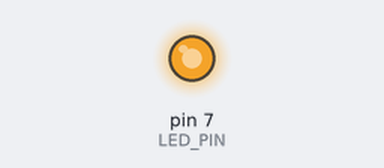
This sketch was run on a simulated Arduino Uno, built with avr-gcc and run on an emulated ATmega328P. On the bench: output pins drawn as LEDs (lit = HIGH). What the sketch prints to the serial monitor is not drawn.

Above: at 1.1 s.
At 27.18 s:
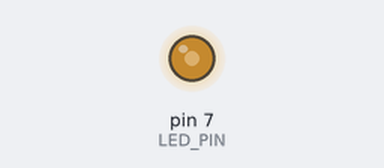
At 35.34 s:
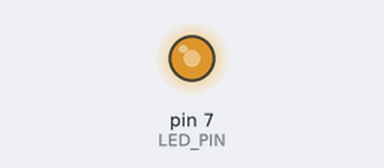
Timing chart, 0 to 40.0 s (numbered marks = the images above):
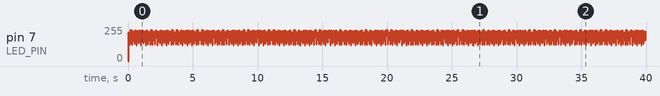

The sketch:

06_Achievement_2.ino
```cpp
#define LED_PIN 7

int pwm_period = 1000;
int pwm_duty = 50;

void set_period(int period) {
    pwm_period = period;
    Serial.begin(115200);
}

void set_duty(int duty) {
    pwm_duty = duty;
    Serial.println(pwm_duty); //시각적 확인을 위한
}

void pwm_once() {

    unsigned long on_time =
        (unsigned long)pwm_period * pwm_duty / 100;

    unsigned long off_time =
        pwm_period - on_time;

    digitalWrite(LED_PIN, LOW);
    delayMicroseconds(on_time);

    digitalWrite(LED_PIN, HIGH);
    delayMicroseconds(off_time);
}

void setup() {
    pinMode(LED_PIN, OUTPUT);
}

void loop() {

    set_period(100);

    for (int duty = 0; duty <= 100; duty++) {
        set_duty(duty);

        for (int i = 0; i < 5; i++) {
            pwm_once();
        }
    }

    for (int duty = 99; duty >= 0; duty--) {
        set_duty(duty);

        for (int i = 0; i < 5; i++) {
            pwm_once();
        }
    }
}
```
